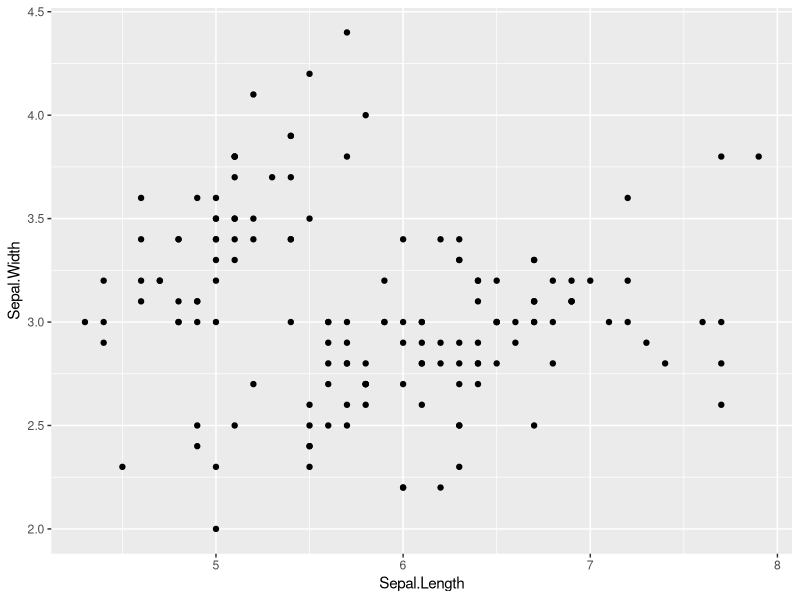
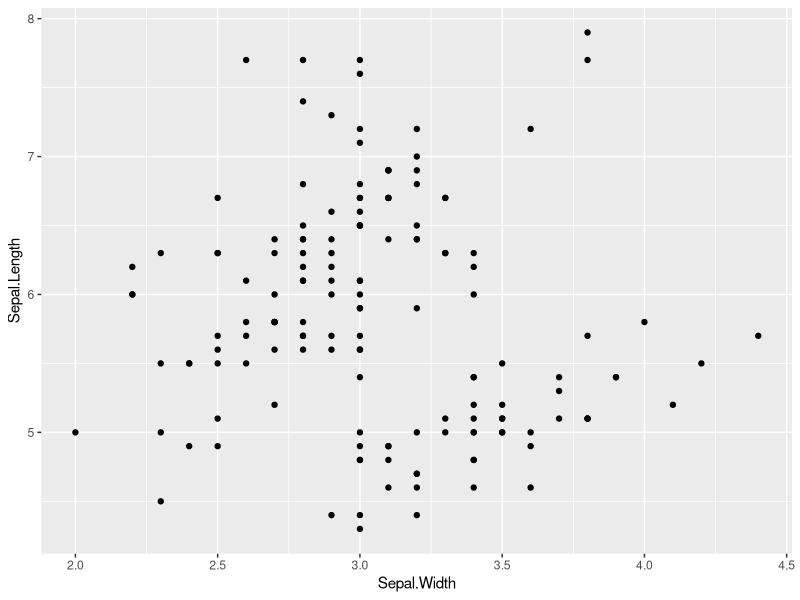
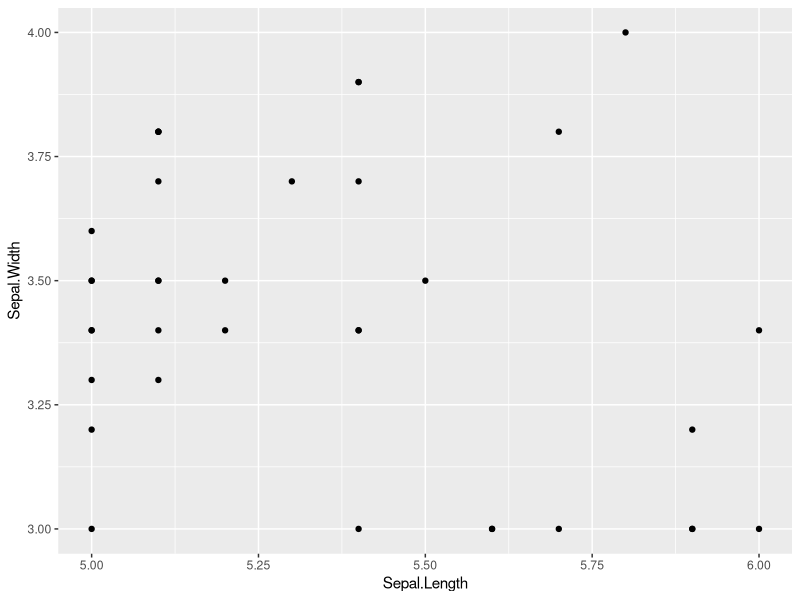
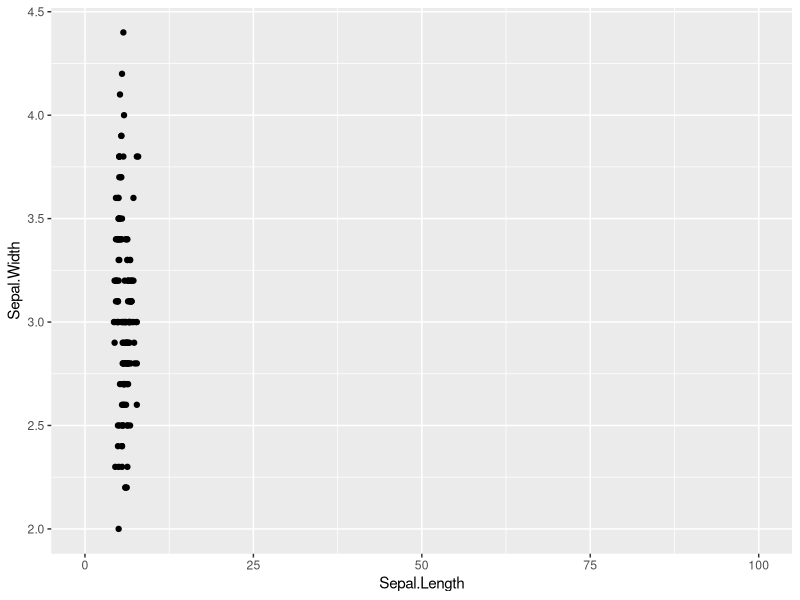
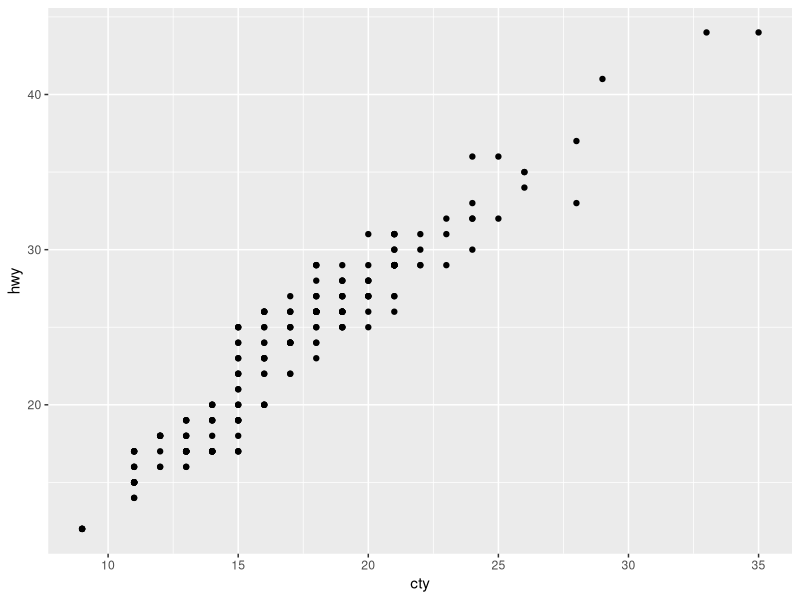
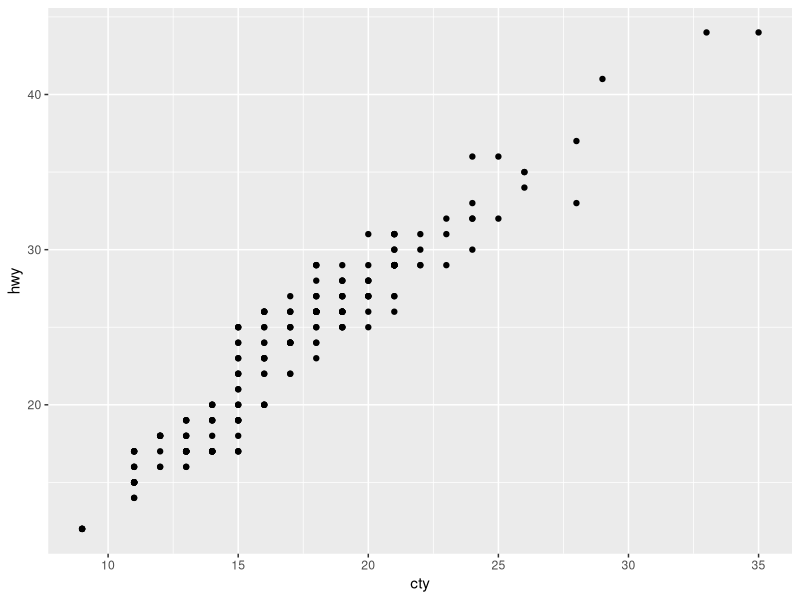
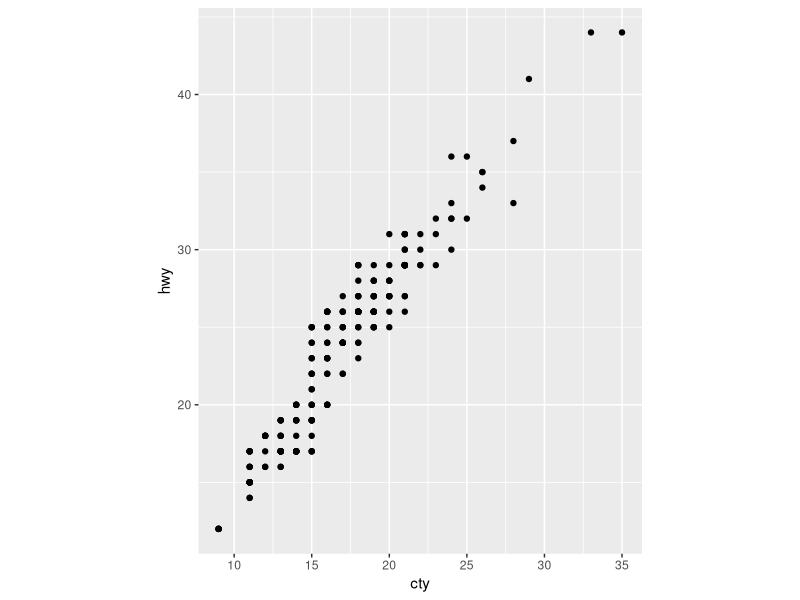
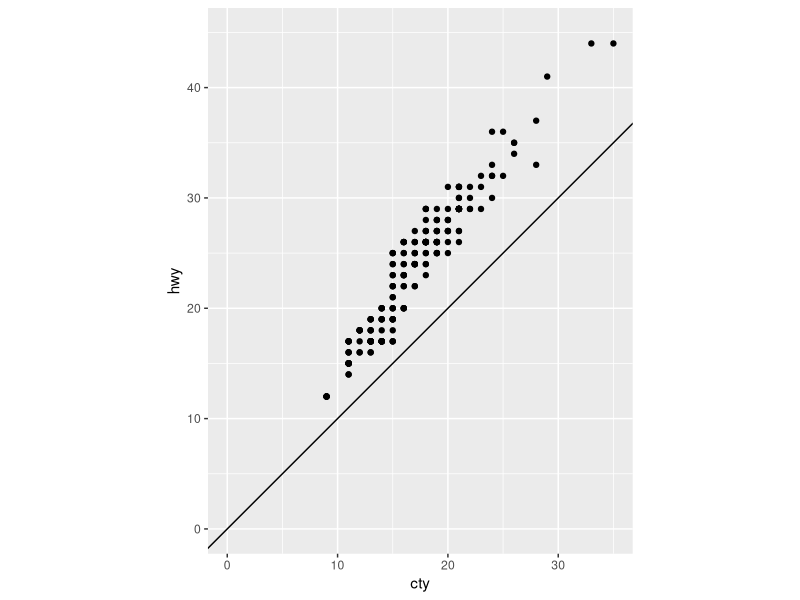

The R source for these figures, in order:
# Notes L5
library(tidyverse)
## Advanced ggplot settings

base<- iris %>%
  ggplot(aes(x=Sepal.Length, y=Sepal.Width))+
  geom_point()
base

##Fonction coord

base + coord_flip()

# Limiter les axes

base +coord_cartesian(xlim=c(5,6), y=c(3,4))
base +coord_cartesian(xlim=c(0,100))

#Rapport entre les échelles de x et y 
#Il faut que l'unité de chaque axes soit identique
mpg%>%
  ggplot(aes(x = cty, y=hwy))+
  geom_point()

miles <-mpg%>%
  ggplot(aes(x = cty, y=hwy))+
  geom_point()

miles

miles + coord_equal()

miles + coord_equal(xlim=c(0,35), ylim=c(0,45))+
  geom_abline(slope=1, intercept=0)

miles + coord_equal(ratio=1/10, xlim=c(0,35), ylim=c(0,45))+
  geom_abline(slope=1, intercept=0)

miles + coord_equal(ratio=1, xlim=c(0,35), ylim=c(0,45))+
  geom_abline(slope=1, intercept=0)

#Modifier l'échelle des axes 
# Toutes transformations mathématiques est possible

miles

miles +coord_trans(x="log10", y="log10")

#Coordonnées polaires y=longueur du trait et x =angle

base + coord_polar()
base + coord_polar(theta = "y")
base + coord_polar(theta = "y", direction=-1)

#Camembert
iris%>%
  ggplot(aes(x="", y=Species, fill=Species))+
  geom_col()

iris%>%
  ggplot(aes(x=Species, fill=Species))+
  geom_bar(position=position_fill())


iris%>%
  ggplot(aes(x="", y=Species, fill=Species))+
  geom_col()+
  coord_polar(theta ="y")


base <- iris %>%
  ggplot(aes(x=Sepal.Length, y=Sepal.Width, color=Species, size=Petal.Length ))+
  geom_point()
base

##Couleurs
base +scale_color_brewer()
base +scale_color_brewer(type="qual")

#Colorblind
base + scale_colour_viridis_d()

#Quelles sont les palettes de couleurs de brewer
RColorBrewer::display.brewer.all()
#Faire tous seul comme des grands; Pour savoir le nom des couleurs : aller sur Google

base + scale_color_manual(values=c("pink", "indianred","chartreuse2"))


base + scale_color_grey()

#Couleurs continues
base <- iris %>%
  ggplot(aes(x=Sepal.Length, y=Sepal.Width, color=Petal.Width, size=Petal.Length ))+
  geom_point()
base

base+ scale_color_gradient(low="green", high="red")

base+ scale_color_gradient2(low="blue", mid= "white",high="red", midpoint=1.5)

# Entre discret et continu: binned scale => plus de gradient continue mais gradiant avec des niveaux spé
base+ scale_color_binned(type="viridis")

#Changer la taille des points pour qu'il y ait un écart plus grand entre les valeurs max et min 

base 

base + scale_size_area( max_size=12)

#Remplissage
base<- mpg %>%
  ggplot(aes(x=manufacturer, color=manufacturer))+
  geom_bar()
base

base<- mpg %>%
  ggplot(aes(x=manufacturer, fill=manufacturer))+
  geom_bar()
base

base +scale_fill_viridis_d()
base +scale_fill_brewer(palette="Set2")

#différence entre changer les couleurs du MAPPING
#Ou changer les couleurs d'un objet
#Toutes les barres rouges
base + geom_bar(fill="red")

base + geom_bar(fill="red", width=1.5)

base + geom_bar(fill="red", width=0.5)

#tout ce qui se passe par aes() et scale() change en fonction de variables
#Tout ce qui se passedirectement par geom_ () ne change pas

base + theme_classic()
base + theme_minimal()
base + theme_void()

library(ggthemes)
base+ theme_stata()

#Contrôle à la main
theme()  

#Comment ajouter des titres
base + labs(title="Mon titre")

base + labs(title="Mon titre",subtitle= "mon sous titre")
